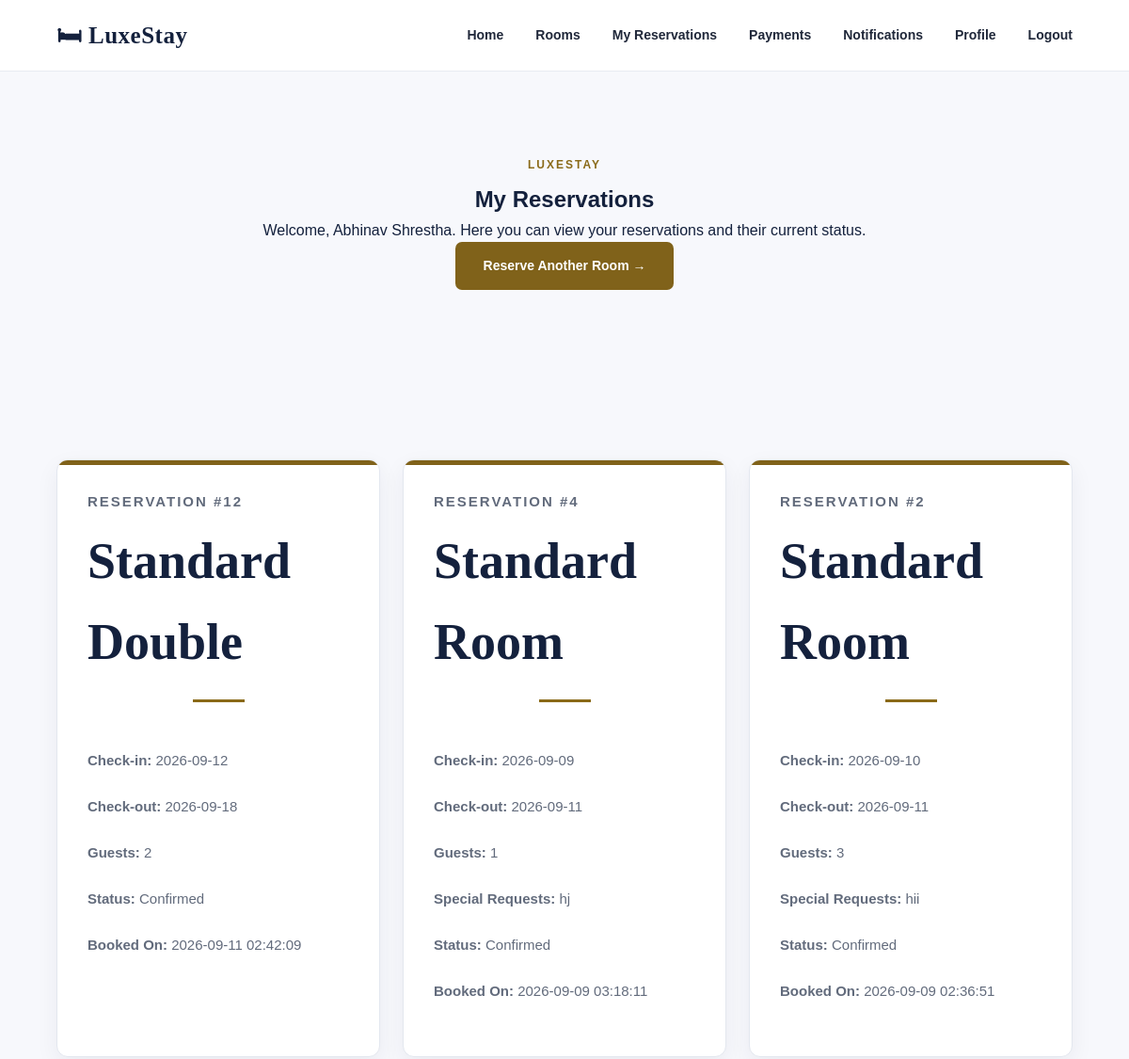
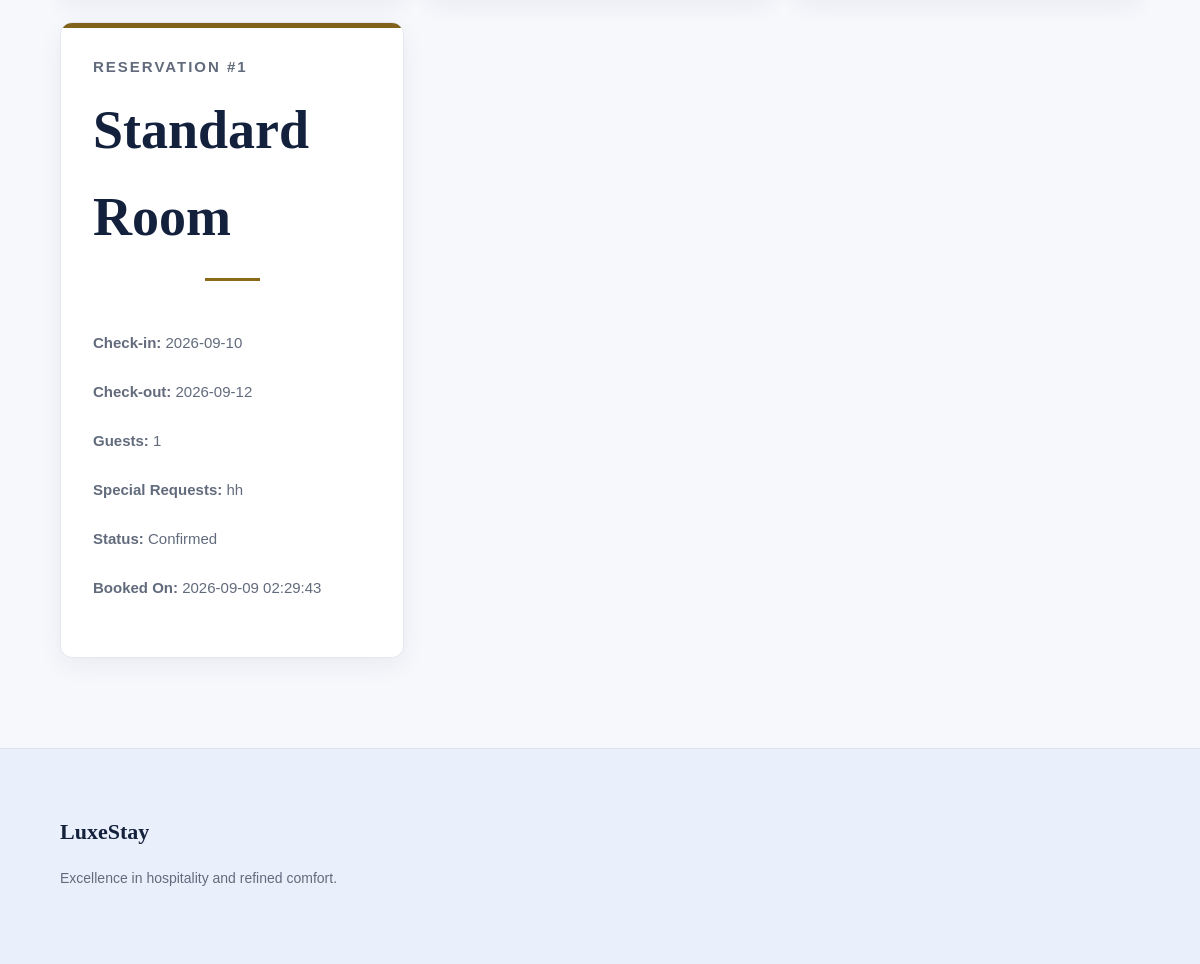
/views/bookings/index.php (signed in), run on the app's committed database (2 pictures, top to bottom).
### tables this page shows
CREATE TABLE IF NOT EXISTS `reservations` (
  `id` int NOT NULL AUTO_INCREMENT,
  `user_id` int NOT NULL,
  `room_id` int NOT NULL,
  `check_in` date NOT NULL,
  `check_out` date NOT NULL,
  `guests` int NOT NULL DEFAULT '1',
  `special_requests` text,
  `status` varchar(20) NOT NULL DEFAULT 'pending',
  `created_at` timestamp NULL DEFAULT CURRENT_TIMESTAMP,
  `deleted_at` datetime DEFAULT NULL,
  PRIMARY KEY (`id`)
);

CREATE TABLE IF NOT EXISTS `rooms` (
  `id` int NOT NULL AUTO_INCREMENT,
  `room_number` varchar(20) NOT NULL,
  `room_type` varchar(100) NOT NULL,
  `description` text,
  `price` decimal(10,2) NOT NULL,
  `capacity` int NOT NULL DEFAULT '2',
  `floor` int DEFAULT NULL,
  `status` enum('available','maintenance','inactive') DEFAULT 'available',
  `image` varchar(255) DEFAULT NULL,
  `created_at` timestamp NULL DEFAULT CURRENT_TIMESTAMP,
  PRIMARY KEY (`id`),
  UNIQUE KEY `room_number` (`room_number`)
);

### config/database.php (called while the page is built)
<?php
class Database
{
    private static ?PDO $connection = null;
    public static function connect(): PDO
    {
        if (self::$connection === null) {
            $host = "localhost";
            $database = "hotel_management";
            $username = "root";
            $password = "";
            try {
                self::$connection = new PDO(
                    "mysql:host=$host;dbname=$database;charset=utf8mb4",
                    $username,
                    $password
                );
                self::$connection->setAttribute(
                    PDO::ATTR_ERRMODE,
                    PDO::ERRMODE_EXCEPTION
                );
                self::$connection->setAttribute(
                    PDO::ATTR_DEFAULT_FETCH_MODE,
                    PDO::FETCH_ASSOC
                );
            } catch (PDOException $e) {
                die(
                    "Database connection failed: " .
                    $e->getMessage()
                );
            }
        }
        return self::$connection;
    }
}

### models/Reservation.php (called while the page is built, shortened)
<?php
require_once __DIR__ . '/../config/database.php';
class Reservation
{
    private PDO $db;
    public function __construct()
    {
        $this->db = Database::connect();
    }
    public function getUserReservations(int $userId): array
    {
        $stmt = $this->db->prepare("
            SELECT
                r.*,
                rm.room_type AS room_name,
                rm.room_number,
                rm.price
            FROM reservations r
            INNER JOIN rooms rm
                ON r.room_id = rm.id
            WHERE r.user_id = ?
            ORDER BY r.created_at DESC
        ");
        $stmt->execute([$userId]);
        return $stmt->fetchAll(PDO::FETCH_ASSOC);
    }
}
?>

### views/bookings/index.php (the view, shortened to what this page needs)
<?php
require_once __DIR__ . '/../../models/Reservation.php';
$reservationModel = new Reservation();
$userId = (int) $_SESSION['user']['id'];
$reservations = $reservationModel->getUserReservations($userId);
?>
<!DOCTYPE html>
<html lang="en">
<head>
<link
    rel="stylesheet"
    href="/public/css/style.css"
>
</head>
<body>
<header>
    <div class="logo">
        <a
            href="/index.php"
            style="
                color: inherit;
                text-decoration: none;
            "
        >
            🛏 LuxeStay
        </a>
    </div>
    <nav>
        <a href="/index.php">
            Home
        </a>
        <a href="/views/rooms/index.php">
            Rooms
        </a>
        <a href="/views/bookings/index.php">
            My Reservations
        </a>
        <a href="/views/payments/index.php">
            Payments
        </a>
        <a href="/views/notifications/index.php">
            Notifications
        </a>
        <a href="/views/customers/profile.php">
            Profile
        </a>
        <a href="/logout.php">
            Logout
        </a>
    </nav>
</header>
<main>
<section class="welcome">
    <p class="eyebrow">
        LUXESTAY
    </p>
    <h1>
        My Reservations
    </h1>
    <p>
        Welcome,
        <?= htmlspecialchars($_SESSION['user']['name']) ?>.
        Here you can view your reservations and their current status.
    </p>
    <div class="hero-buttons">
        <a href="/views/rooms/index.php">
            Reserve Another Room →
        </a>
    </div>
</section>
<section class="welcome">
    <?php if (empty($reservations)): ?>
        <article>
            <h2>
                No Reservations Yet
            </h2>
            <p>
                You have not made any reservations yet.
            </p>
            <a href="/views/rooms/index.php">
                Explore Rooms →
            </a>
        </article>
    <?php else: ?>
        <div class="cards">
            <?php foreach ($reservations as $reservation): ?>
                <article>
                    <p class="eyebrow">
                        RESERVATION #<?= (int) $reservation['id'] ?>
                    </p>
                    <h2>
                        <?= htmlspecialchars(
                            $reservation['room_name'] ?? 'Room'
                        ) ?>
                    </h2>
                    <p>
                        <strong>
                            Check-in:
                        </strong>
                        <?= htmlspecialchars(
                            $reservation['check_in'] ?? ''
                        ) ?>
                    </p>
                    <p>
                        <strong>
                            Check-out:
                        </strong>
                        <?= htmlspecialchars(
                            $reservation['check_out'] ?? ''
                        ) ?>
                    </p>
                    <p>
                        <strong>
                            Guests:
                        </strong>
                        <?= (int) ($reservation['guests'] ?? 0) ?>
                    </p>
                    <?php if (!empty($reservation['special_requests'])): ?>
                        <p>
                            <strong>
                                Special Requests:
                            </strong>
                            <?= htmlspecialchars(
                                $reservation['special_requests']
                            ) ?>
                        </p>
                    <?php endif; ?>
                    <p>
                        <strong>
                            Status:
                        </strong>
                        <?= htmlspecialchars(
                            ucfirst($reservation['status'] ?? 'pending')
                        ) ?>
                    </p>
                    <p>
                        <strong>
                            Booked On:
                        </strong>
                        <?= htmlspecialchars(
                            $reservation['created_at'] ?? ''
                        ) ?>
                    </p>
                </article>
            <?php endforeach; ?>
        </div>
    <?php endif; ?>
</section>
</main>
<footer>
<div>
    <strong>
        LuxeStay
    </strong>
    <p>
        Excellence in hospitality and refined comfort.
    </p>
</div>
</footer>
</body>
</html>

### public/css/style.css (style rules this page uses)
* { margin: 0; padding: 0; box-sizing: border-box; }
html { scroll-behavior: smooth; }
body { font-family: Arial, Helvetica, sans-serif; background: #f7f8fc; color: #14213d; line-height: 1.6; }
header { height: 76px; background: #ffffff; display: flex; align-items: center; justify-content: space-between; padding: 0 5%; border-bottom: 1px solid #e8ebf2; position: relative; z-index: 10; }
.logo { font-family: Georgia, "Times New Roman", serif; font-size: 25px; font-weight: 700; color: #14213d; letter-spacing: 0.5px; }
nav { display: flex; align-items: center; gap: 34px; }
nav a { text-decoration: none; color: #20283a; font-size: 14px; font-weight: 600; transition: 0.25s ease; }
.eyebrow { color: #8a6a18; font-size: 12px; font-weight: 700; letter-spacing: 2px; margin-bottom: 14px; }
.hero-buttons { display: flex; justify-content: center; align-items: center; gap: 15px; flex-wrap: wrap; }
.hero-buttons a { display: inline-block; padding: 14px 30px; background: #80621a; color: #ffffff; text-decoration: none; border-radius: 7px; font-size: 14px; font-weight: 700; transition: 0.25s ease; }
.welcome { padding: 90px 5%; max-width: 1300px; margin: auto; text-align: center; }
.welcome .eyebrow { margin-bottom: 8px; }
.welcome h2 { font-family: Georgia, "Times New Roman", serif; font-size: clamp(36px, 5vw, 54px); color: #14213d; margin-bottom: 50px; }
.welcome h2::after { content: ""; display: block; width: 55px; height: 3px; background: #8a6a18; margin: 18px auto 0; }
.cards { display: grid; grid-template-columns: repeat(3, 1fr); gap: 24px; text-align: left; }
.cards article { background: #ffffff; border: 1px solid #e3e7ef; border-radius: 12px; padding: 32px; min-height: 245px; box-shadow: 0 8px 25px rgba(20, 33, 61, 0.06); transition: 0.3s ease; position: relative; overflow: hidden; }
.cards article::before { content: ""; display: block; height: 5px; width: 100%; background: #80621a; position: absolute; top: 0; left: 0; }
.cards p { color: #626b7c; font-size: 15px; margin-bottom: 25px; }
footer { background: #eaf0fb; border-top: 1px solid #dce3ef; padding: 65px 5%; display: grid; grid-template-columns: 1.5fr 1fr 1fr; gap: 50px; }
footer strong { display: block; font-family: Georgia, "Times New Roman", serif; font-size: 22px; color: #14213d; margin-bottom: 18px; }
footer p { color: #626b7c; font-size: 14px; margin-bottom: 9px; }

### data on the page
reservations: id "12", room.room_type "Standard Double", check_in "2026-09-12", check_out "2026-09-18", guests "2", status "Confirmed", created_at "2026-09-11 02:42:09"
reservations: id "4", room.room_type "Standard Room", check_in "2026-09-09", check_out "2026-09-11", guests "1", special_requests "hj", status "Confirmed", created_at "2026-09-09 03:18:11"
reservations: id "2", room.room_type "Standard Room", check_in "2026-09-10", check_out "2026-09-11", guests "3", special_requests "hii", status "Confirmed", created_at "2026-09-09 02:36:51"
reservations: id "1", room.room_type "Standard Room", check_in "2026-09-10", check_out "2026-09-12", guests "1", special_requests "hh", status "Confirmed", created_at "2026-09-09 02:29:43"

### other printed values
$_SESSION['user']['name'] "Abhinav Shrestha"
